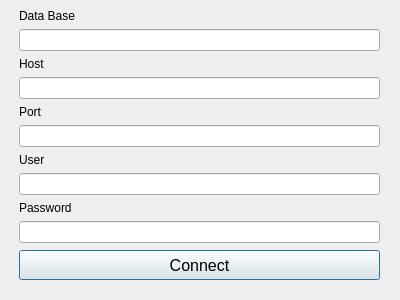
<?xml version="1.0" encoding="UTF-8"?>
<ui version="4.0">
 <class>setting</class>
 <widget class="QDialog" name="setting">
  <property name="geometry">
   <rect>
    <x>0</x>
    <y>0</y>
    <width>400</width>
    <height>300</height>
   </rect>
  </property>
  <property name="windowTitle">
   <string>Dialog</string>
  </property>
  <widget class="QWidget" name="verticalLayoutWidget">
   <property name="geometry">
    <rect>
     <x>19</x>
     <y>9</y>
     <width>361</width>
     <height>271</height>
    </rect>
   </property>
   <layout class="QVBoxLayout" name="verticalLayout">
    <item>
     <widget class="QLabel" name="label">
      <property name="text">
       <string>Data Base</string>
      </property>
     </widget>
    </item>
    <item>
     <widget class="QLineEdit" name="dbname"/>
    </item>
    <item>
     <widget class="QLabel" name="label_2">
      <property name="text">
       <string>Host</string>
      </property>
     </widget>
    </item>
    <item>
     <widget class="QLineEdit" name="host"/>
    </item>
    <item>
     <widget class="QLabel" name="label_3">
      <property name="text">
       <string>Port</string>
      </property>
     </widget>
    </item>
    <item>
     <widget class="QLineEdit" name="port"/>
    </item>
    <item>
     <widget class="QLabel" name="label_4">
      <property name="text">
       <string>User</string>
      </property>
     </widget>
    </item>
    <item>
     <widget class="QLineEdit" name="user"/>
    </item>
    <item>
     <widget class="QLabel" name="label_5">
      <property name="text">
       <string>Password</string>
      </property>
     </widget>
    </item>
    <item>
     <widget class="QLineEdit" name="password"/>
    </item>
    <item>
     <spacer name="verticalSpacer">
      <property name="orientation">
       <enum>Qt::Vertical</enum>
      </property>
      <property name="sizeHint" stdset="0">
       <size>
        <width>20</width>
        <height>40</height>
       </size>
      </property>
     </spacer>
    </item>
    <item>
     <widget class="QPushButton" name="connect">
      <property name="minimumSize">
       <size>
        <width>0</width>
        <height>30</height>
       </size>
      </property>
      <property name="font">
       <font>
        <pointsize>12</pointsize>
       </font>
      </property>
      <property name="text">
       <string>Connect</string>
      </property>
     </widget>
    </item>
   </layout>
  </widget>
 </widget>
 <resources/>
 <connections/>
</ui>
